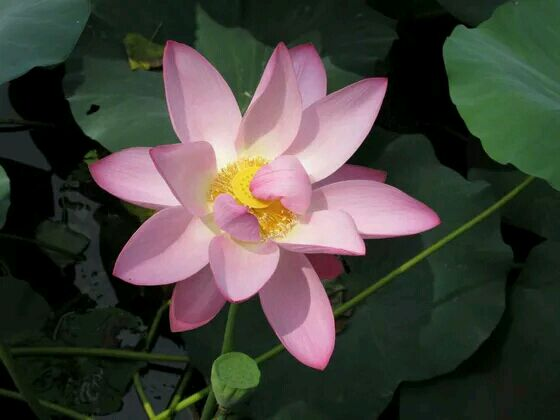
#> input picture 21天学通Python_源代码/C19/a.jpg, 560 x 420 px
$ python a19_2.py
#> lines starting #> are read from the running program, lines starting #| are printed output that depends on the picture
from PIL import Image

imga = Image.open('a.jpg')
#> imga is the input picture: PIL image 560x420 RGB; mean R, G, B 68.9, 67.8, 60.5
imgb = Image.open('b.jpg')
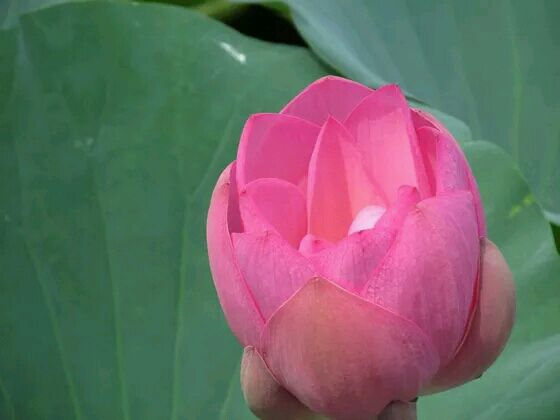
#> input picture 21天学通Python_源代码/C19/b.jpg, 560 x 420 px
#> imgb is the input picture: PIL image 560x420 RGB; mean R, G, B 110.7, 105, 102.1
mask = Image.open('c.jpg')
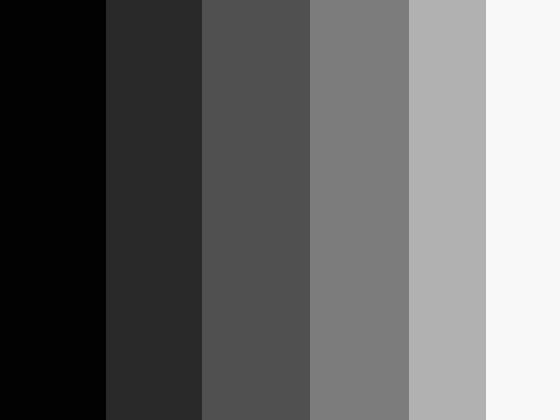
#> input picture 21天学通Python_源代码/C19/c.jpg, 560 x 420 px
#> mask is the input picture: PIL image 560x420 L; min 1, max 248, mean 101.9

Image.composite(imga,imgb,mask).show()
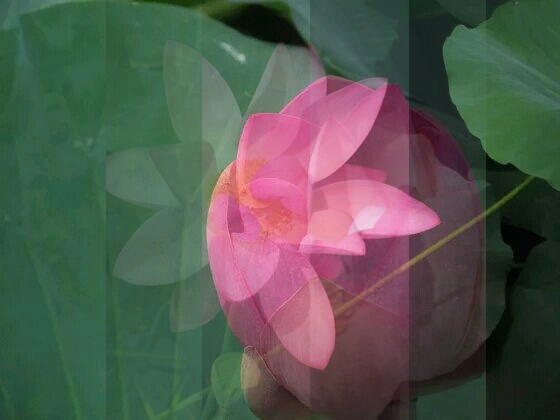
#> shown: PIL image 560x420 RGB; mean R, G, B 85.3, 88.3, 79.8
